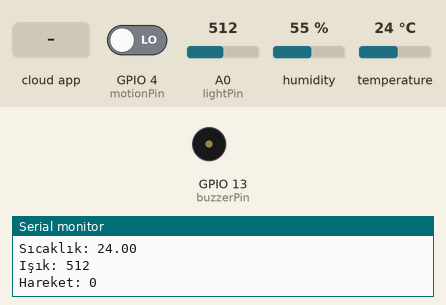
This sketch was run on a simulated ESP8266 (NodeMCU). On the bench: buzzer (waves = sounding, pin HIGH), the last lines printed to the serial monitor. Inputs (shaded band) come from the test bench; at power-on: GPIO 4 (motionPin) LOW, A0 (lightPin) = 512, humidity 55 %, temperature 24 °C. WiFi joins after 1.5 s; servers stay silent unless stated; the Firebase database answers and starts empty.

Above: at 2.7 s.
2.8 s: the phone or cloud app sets buzzer to 1
At 3.9 s:
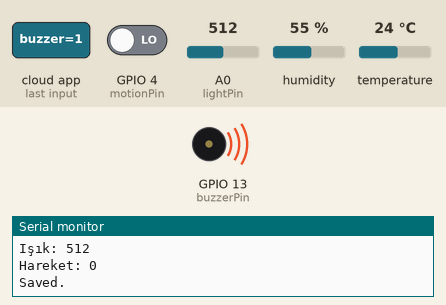
4.6 s: the phone or cloud app sets buzzer to 0
At 6.1 s:
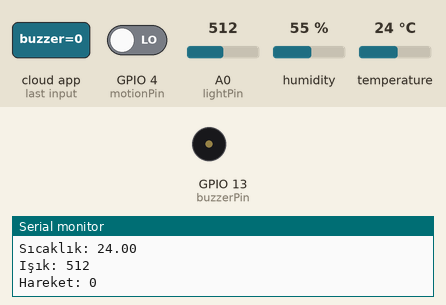
Timing chart, 0 to 7.6 s (numbered marks = the images above; inputs shaded):
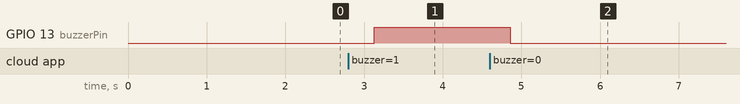

The sketch:

ProjectCITS.ino
```cpp
#include "FirebaseESP8266.h"
#include <ESP8266WiFi.h>
#include "DHT.h"

#define FIREBASE_HOST "iotmert-default-rtdb.europe-west1.firebasedatabase.app"
#define FIREBASE_AUTH "fWLCwfcg9BJnMOJEtr6t5bjx2VisRQK731tjrogm"
#define WIFI_SSID "Mert"
#define WIFI_PASSWORD "Mert5157Onur"

const int buzzerPin = 13;
const int temperaturePin = 2;
const int motionPin = 4;
const int lightPin = A0;

float humidity;
float temperature;
int lightPower;
bool isThereMotion;

#define DHTTYPE DHT11
DHT dht(temperaturePin, DHTTYPE);

FirebaseData firebaseData;
FirebaseData buzzerData;

void setup()
{
  Serial.begin(9600);
  dht.begin();
  pinMode(buzzerPin, OUTPUT);
  pinMode(motionPin, INPUT);

  WiFi.begin(WIFI_SSID, WIFI_PASSWORD);
  while (WiFi.status() != WL_CONNECTED)
  {
    Serial.print(".");
    delay(300);
  }
  Serial.print("Connected with IP: ");
  Serial.println(WiFi.localIP());
  Serial.println();

  Firebase.begin(FIREBASE_HOST, FIREBASE_AUTH);
  Firebase.reconnectWiFi(true);
}

void sensorUpdate()
{
  humidity = dht.readHumidity();
  temperature = dht.readTemperature();

  Serial.print("Nem: ");
  Serial.println(humidity);

  Serial.print("Sıcaklık: ");
  Serial.println(temperature);

  lightPower = analogRead(lightPin);

  Serial.print("Işık: ");
  Serial.println(lightPower);

  isThereMotion = digitalRead(motionPin);
  Serial.print("Hareket: ");
  Serial.println(isThereMotion);

  Firebase.setFloat(firebaseData, "/FirebaseIOT/temperature", temperature);
  Firebase.setFloat(firebaseData, "/FirebaseIOT/humidity", humidity);
  Firebase.setFloat(firebaseData, "/FirebaseIOT/light", lightPower);
  Firebase.setBool(firebaseData, "/FirebaseIOT/motion", isThereMotion);

  Serial.println("Saved.");
  Serial.println("");
}

void loop()
{
  sensorUpdate();

  if (Firebase.getBool(buzzerData, "/FirebaseIOT/buzzer"))
  {
    if (buzzerData.boolData())
    {
      digitalWrite(buzzerPin, HIGH);
    }
    else
    {
      digitalWrite(buzzerPin, LOW);
    }
  }

  delay(100);
}
```

Measured:
- after the input at 2.8 s, GPIO 13 (buzzerPin): LOW → HIGH after 0.33 s
- after the input at 4.6 s, GPIO 13 (buzzerPin): HIGH → LOW after 0.26 s
